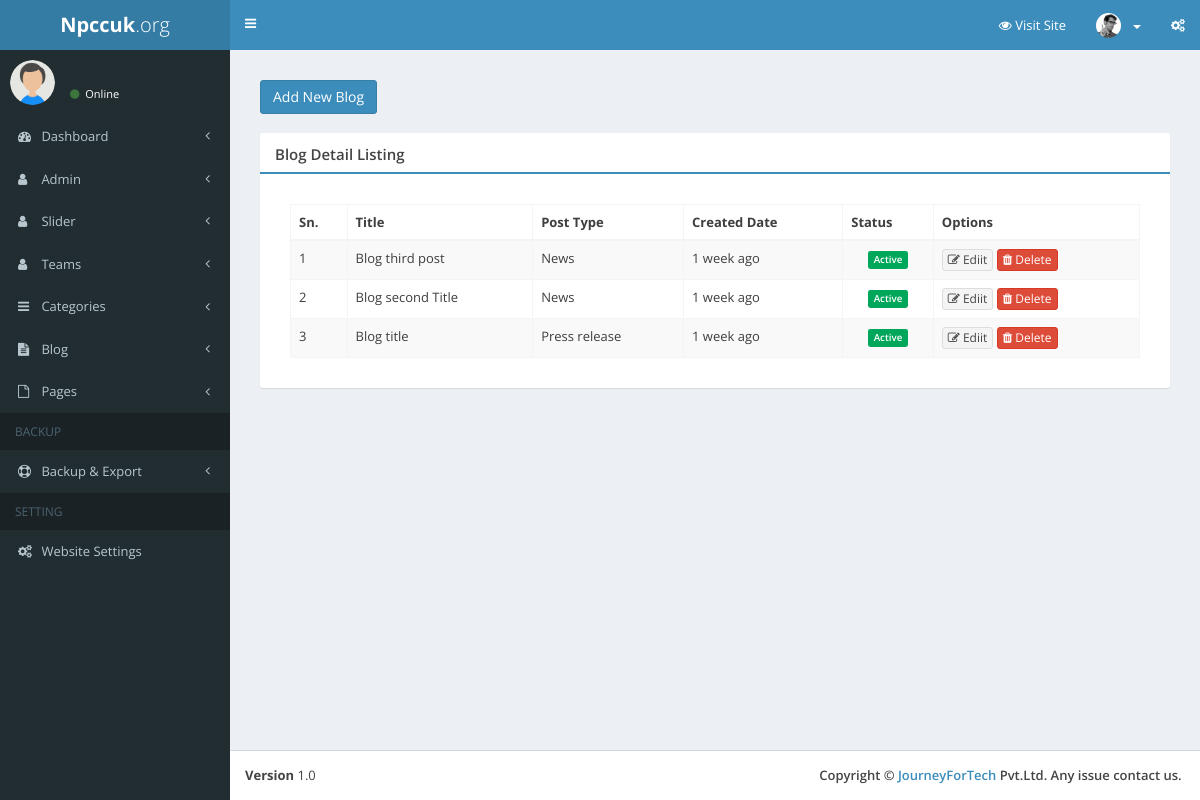
The app's page /control-system/blog with its own data.
### tables this page shows
CREATE TABLE `blogs` (
  `id` int(11) NOT NULL,
  `category_id` int(11) NOT NULL,
  `title` varchar(255) NOT NULL,
  `second_title` varchar(255) DEFAULT NULL,
  `image` text DEFAULT NULL,
  `slug` varchar(255) NOT NULL,
  `description` text NOT NULL,
  `meta_title` text NOT NULL,
  `meta_keyword` text NOT NULL,
  `meta_description` text NOT NULL,
  `created_at` timestamp NOT NULL DEFAULT current_timestamp() ON UPDATE current_timestamp(),
  `delete_status` enum('0','1') NOT NULL DEFAULT '0',
  `show_home` int(11) NOT NULL DEFAULT 0,
  `status` int(11) NOT NULL DEFAULT 0
);

CREATE TABLE `categories` (
  `id` int(10) UNSIGNED NOT NULL,
  `name` varchar(255) NOT NULL,
  `image` text DEFAULT NULL,
  `slug` varchar(255) NOT NULL,
  `rank` int(11) DEFAULT NULL,
  `show_home` int(11) NOT NULL DEFAULT 0,
  `content` text DEFAULT NULL,
  `meta_title` varchar(255) DEFAULT NULL,
  `meta_keyword` varchar(255) DEFAULT NULL,
  `meta_description` varchar(255) DEFAULT NULL,
  `status` tinyint(1) NOT NULL DEFAULT 0,
  `delete_status` int(11) NOT NULL,
  `created_by` int(10) UNSIGNED DEFAULT NULL,
  `modified_by` int(10) UNSIGNED DEFAULT NULL,
  `created_at` timestamp NULL DEFAULT NULL,
  `updated_at` timestamp NULL DEFAULT NULL
);

### application/controllers/control-system/Blog.php (called while the page is built, shortened)
<?php
class Blog extends CI_Controller
{
    public function __construct()
    {
        $this->load->model('Blog_model');
         $this->load->model('Category_model');
    }
    public function index()
    {
        $data['records'] = $this->Blog_model->get_all();
        $data['view']    = 'admin/blog/index';
        $this->load->view('admin/layout', $data);
    }
}

### index.php (called while the page is built, shortened)
<?php
require_once BASEPATH.'core/CodeIgniter.php';

### application/models/Blog_model.php (called while the page is built, shortened)
<?php
class Blog_model extends CI_Model
{
    public function get_all()
    {
        $sql   = "SELECT * FROM blogs ORDER BY id DESC";
        $query = $this->db->query($sql);
      return $query->result_array();
    }
}

### application/models/Category_model.php (called while the page is built, shortened)
<?php
class Category_model extends CI_Model
{
    public function category_name_by_id($id)
    {
        $query = $this->db->get_where('categories', array("id" => $id));
        $data  = $query->row_array();
        if ($data['name']) {
            return $data['name'];
        } else {
            return "NONE";
        }
    }
}

### application/helpers/custom_helper.php (called while the page is built, shortened)
<?php
function time_ago($timestamp)
{
    $periods   = array("second", "minute", "hour", "day", "week", "month", "year", "decade");
    $lengths   = array("60", "60", "24", "7", "4.35", "12", "10");
    $now       = time();
    $unix_date = strtotime($timestamp);
    if ($now > $unix_date) {
        $difference = $now - $unix_date;
        $tense      = "ago";
    } else {
        $difference = $unix_date - $now;
        $tense = "ago";
    }
    for ($j = 0; $difference >= $lengths[$j] && $j < count($lengths) - 1; $j++) {
        $difference /= $lengths[$j];
    }
    $difference = round($difference);
    return "$difference $periods[$j] {$tense}";
}
?>

### application/views/admin/blog/index.php (the view, shortened to what this page needs)
<section class="content">
  <div class="row">
    <div class="col-md-3">
      <a href="<?=site_url(ADMIN_PATH.'/blog/post')?>">
        <button type="submit" class="btn btn-primary">Add New Blog</button>
      </a>
    </div>
  </div>
  <div class="row">
    <div class="col-md-12">
      <div class="box box-primary">
        <div class="box-header with-border">
          <h3 class="box-title">Blog Detail Listing</h3>
        </div>
        <div class="box-body">
          <table class="table table-striped table-bordered table-hover " id="" >
            <thead>
              <tr>
                <th>Sn.</th>
                <th>Title</th>
                <th>Post Type</th>
                <th>Created Date</th>
                <th>Status</th>
                <th>Options</th>
              </tr>
            </thead>
            <tbody>
              <?php
              $i=0;
              foreach($records as $row){
              $i++;
              ?>
              <tr>
                <td><?php echo $i; ?></td>
                <td class="center "><?=$row['title']?></td>
                 <td class="center ">
                  <?php echo $this->Category_model->category_name_by_id($row['category_id']); ?>
                   </td>
                  <td class="center ">
                    <?php echo time_ago($row['created_at']) ?>
                  </td>
                <td class="text-center">
                  <?php
                  if($row['status']=='1')
                  {
                  ?>
                  <a href="<?=site_url(ADMIN_PATH.'/blog/change_status/1/'.$row['id'])?>"> <label class="label bg-green">Active</label></a>
                  <?php
                  }
                  ?>
                </td>
                <td class="center">
                  <a class="btn btn-default btn-xs"  href="<?=site_url(ADMIN_PATH.'/blog/edit/'.$row['id']) ?>">
                    <i class="fa fa-edit"></i> Ediit
                  </a>
                  <a onclick="return confirm_delete();" class="btn btn-danger btn-xs" href="<?=site_url(ADMIN_PATH.'/blog/delete/'.$row['id']) ?>">
                    <i class="fa fa-trash"></i> Delete
                  </a>
                </td>
              </tr>
              <?php } ?>
            </tbody>
          </table>
        </div>
      </div>
    </div>
  </div>
</section>

### records on screen
blogs: title "Blog third post", category.name "News", created_at "1 week ago"
blogs: title "Blog second Title", category.name "News", created_at "1 week ago"
blogs: title "Blog title", category.name "Press release", created_at "1 week ago"
